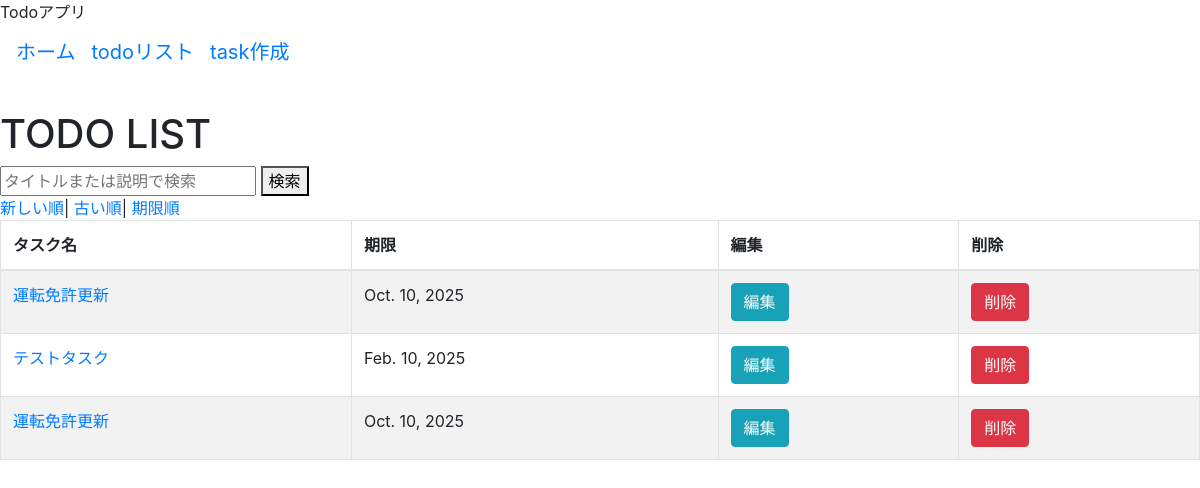
The page /todo/task_list/ on the database as committed earlier.
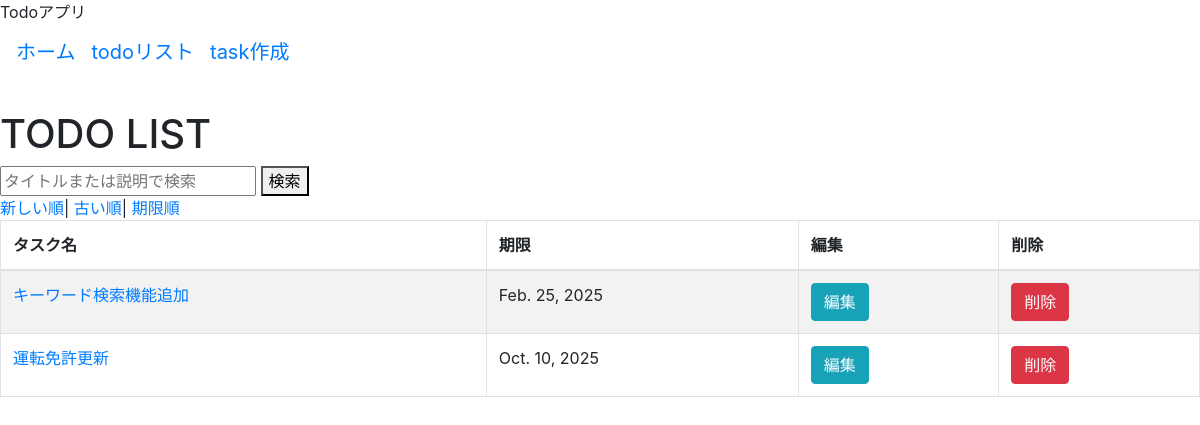
The same page on the database as committed later.
### todo/models.py (models this page shows, shortened)
class Task(models.Model):
    title = models.CharField(max_length=50)
    description = models.TextField(blank=True)  # 空白可にする場合は`blank=True`
    expiry = models.DateField()
    created_at = models.DateTimeField(auto_now_add=True)  # auto_now_add=Trueで登録日がnowでDB保存
    class Meta:
        db_table='task'

### todo/views.py (the view)
# urls.py: path('task_list/',TaskListView.as_view(),name='task_list'),
class TaskListView(ListView): #task一覧を表示するページ
    model = Task
    template_name = 'todo/task_list.html'
    context_object_name = 'tasks'
    def get_queryset(self):
        query = super().get_queryset()
        keyword = self.request.GET.get('keyword', None)
        task_expiry = self.request.GET.get('task_expiry', None)
        if keyword:
            query = query.filter(Q(title__icontains=keyword) | Q(description__icontains=keyword))
        if task_expiry:
            query = query.filter(expiry=task_expiry)
        sort_options = {
            'created_at':'created_at', #登録した順番(古い順)のsort
            '-created_at':'-created_at', #登録した順番(新しい順)のsort
            'due_date':'expiry' ,  #task期限が早い順のsort
        }
        sort_by = self.request.GET.get('sort','-created_at')
        query = query.order_by(sort_options.get(sort_by, 'created_at'))
        return query

### templates/todo/task_list.html (shortened to what this page needs)
    {% extends 'base.html' %}
    {% block content %}
    <h1>TODO LIST</h1>
    <form method="get" action="{% url 'todo:task_list' %}">
        <input type="text" name="keyword" placeholder="タイトルまたは説明で検索" value="{{ request.GET.keyword }}">
        <button type="submit">検索</button><br>
    </form>
    <div>
    <a href="?sort=-created_at">新しい順</a>|
    <a href="?sort=created_at">古い順</a>|
    <a href="?sort=due_date">期限順</a>
    </div>
<div>
    <table class="table table-striped table-bordered">
    <thead>
        <tr>
        <th>タスク名</th>
        <th>期限</th>
        <th>編集</th>
        <th>削除</th>
        </tr>
    </thead>
    <tbody>
    {% for task in tasks %}
        <tr>
        <td><a href="{% url 'todo:task_detail' pk=task.id %}">{{ task.title }}</a></td>
        <td>{{ task.expiry }}</td>
        <td><a href="{% url 'todo:task_update' pk=task.id %}" class="btn btn-info">編集</a></td>
        <td><a href="{% url 'todo:task_delete' pk=task.id %}" class="btn btn-danger">削除</a></td>
        </tr>
    {% endfor %}
    </tbody>
    </table>
</div>
    {% endblock %}

Rows that differ between the two databases and show on the page:
removed Task: title "テストタスク", expiry "Feb. 10, 2025"
removed Task: title "運転免許更新", expiry "Oct. 10, 2025"
added Task: title "キーワード検索機能追加", expiry "Feb. 25, 2025"
